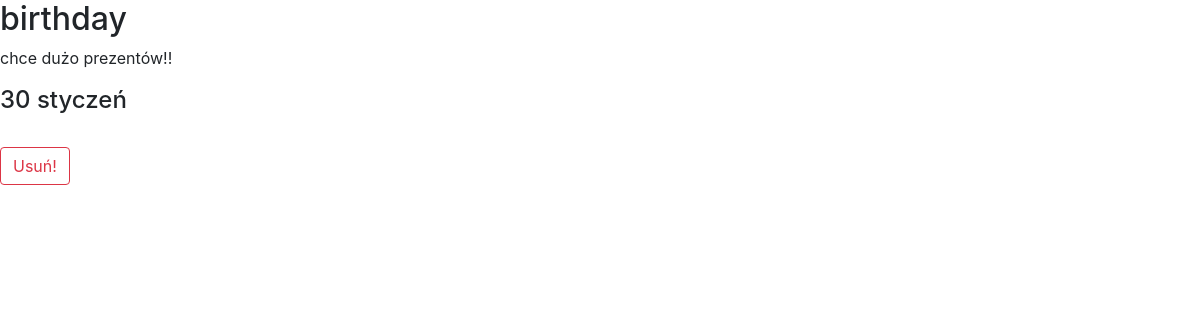
Page /main/myevents/ (signed in) on the earlier database version.
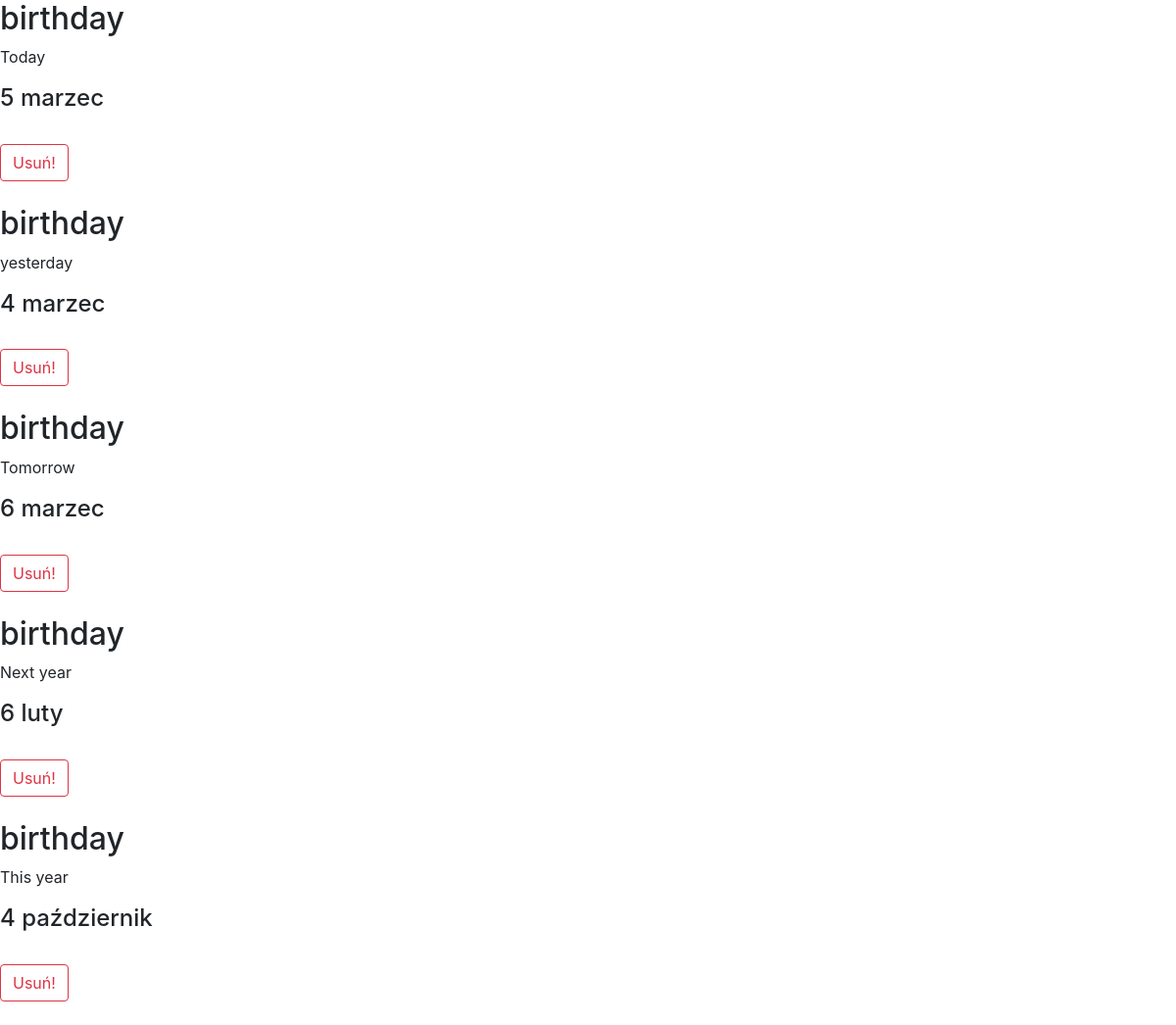
Same page on the later database version.
### logged/models.py (models this page shows, shortened)
class Event(models.Model):
    author = models.CharField(max_length=256, default='None')
    occasion = models.CharField(max_length=64, default='None')
    desc = models.TextField(blank=True)
    day = models.PositiveSmallIntegerField(default=0)
    month = models.PositiveSmallIntegerField(default=0)

### logged/views.py (the view)
# urls.py: path('myevents/', Myevents, name='myevents'),
@login_required
def Myevents(request):
    if request.method=='GET':
        author = request.user.username
        my_events = Event.objects.filter(author=author)
        return render(request, 'logged/myevents.html', {'my_events':my_events})
    elif request.method == 'POST':
        event = request.POST['event_id']
        event_to_delete = get_object_or_404(Event, pk=event)
        event_to_delete.delete()
        return redirect('logedin')

### Authentication/templatetags/filters.py (called while the page is built)
@register.filter(name='month')
def month(value):
    result = None
    if value == 1:
        result = 'styczeń'
    if value == 2:
        result = 'luty'
    if value == 3:
        result = 'marzec'
    if value == 4:
        result = 'kwiecień'
    if value == 5:
        result = 'maj'
    if value == 6:
        result = 'czerwiec'
    if value == 7:
        result = 'lipiec'
    if value == 8:
        result = 'sierpień'
    if value == 9:
        result = 'wrzesień'
    if value == 10:
        result = 'październik'
    if value == 11:
        result = 'listopad'
    if value == 12:
        result = 'grudzień'
    return result

### logged/templates/logged/myevents.html (shortened to what this page needs)
<!doctype html>
<html lang="pl">
  <head>
    <link rel="stylesheet" href="https://stackpath.bootstrapcdn.com/bootstrap/4.4.1/css/bootstrap.min.css">
  </head>
  <body>
    {% load filters %}
    {% for my_event in my_events %}
        <div>
            <h2>{{ my_event.occasion }}</h2>
            <p>{{ my_event.desc }}</p>
            <h4>{{ my_event.day }} {{my_event.month|month}}</h4>
            <form method="POST">
                <input type="hidden" name="event_id" value="{{ my_event.pk }}" ><br>
                <button type="submit" class="btn btn-outline-danger">Usuń!</button>
            </form>
        </div>
        <br>
    {% endfor %}
  </body>
</html>

Differences in the rows shown:
removed Event: occasion "birthday", desc "chce dużo prezentów!!", day "30", month|month "styczeń"
added Event: occasion "birthday", desc "Today", day "5", month|month "marzec"
added Event: occasion "birthday", desc "yesterday", day "4", month|month "marzec"
added Event: occasion "birthday", desc "Tomorrow", day "6", month|month "marzec"
added Event: occasion "birthday", desc "Next year", day "6", month|month "luty"
added Event: occasion "birthday", desc "This year", day "4", month|month "październik"
